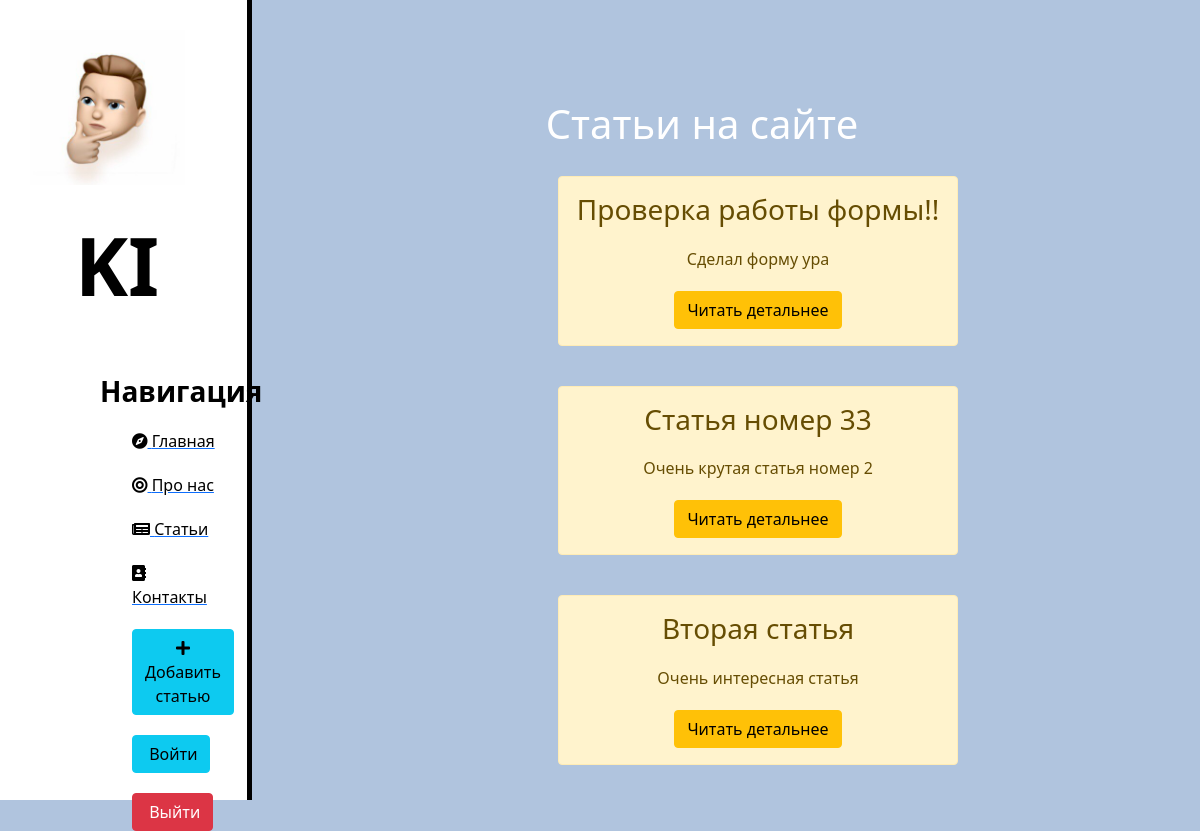
Before: /news/ with the older database file.
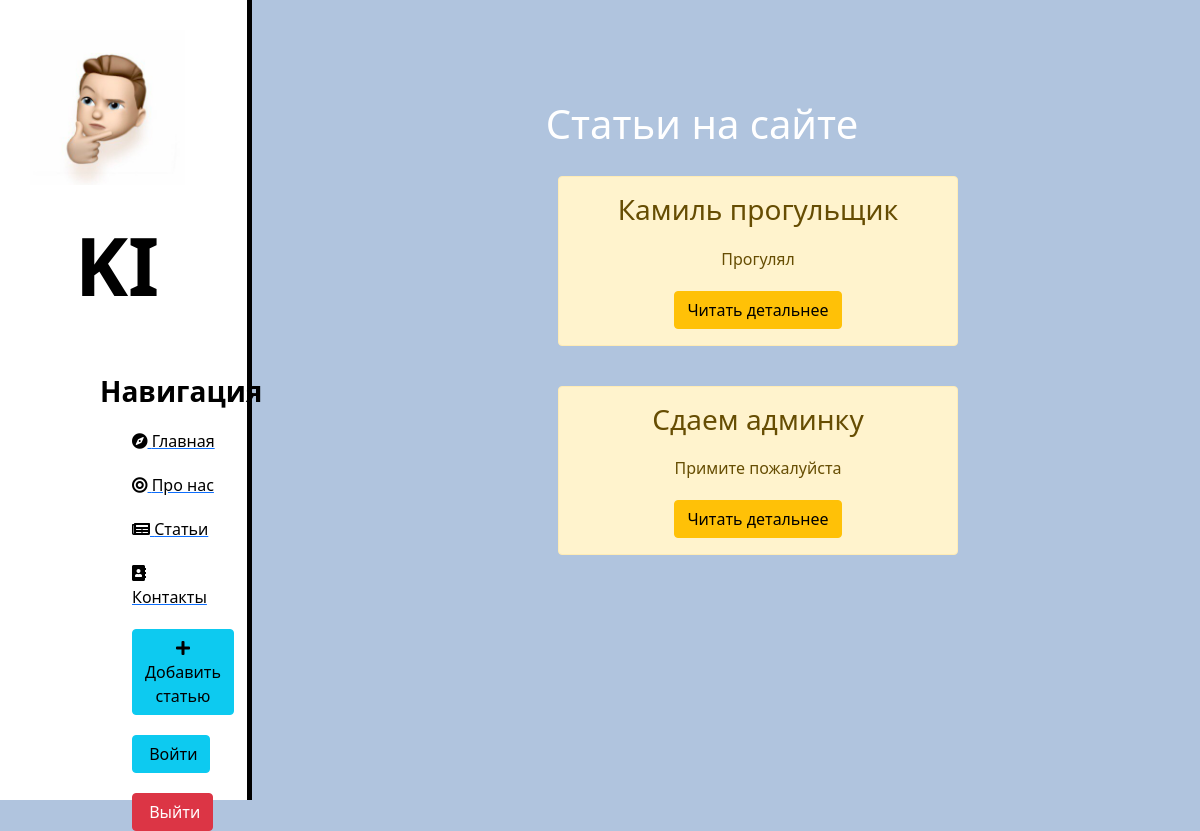
After: the same page with the newer database file.
### news/models.py (models this page shows, shortened)
class Articles(models.Model):
    title = models.CharField('Название', max_length=50)
    anons = models.CharField('Анонс', max_length=250)
    full_text = models.TextField('Статья')
    date = models.DateTimeField('Дата публикации')
    owner = models.ForeignKey('auth.User', related_name='posts', on_delete=models.CASCADE, null=True)
    class Meta:
        verbose_name = 'Новость'
        verbose_name_plural = 'Новости'

### news/views.py (the view)
# urls.py: path('', views.news_home, name='news_home'),
def news_home(request):
    news = Articles.objects.order_by('-date')
    return render(request, 'news/news_home.html', {'news': news})

### news/templates/news/news_home.html (shortened to what this page needs)
{% extends 'main/layout.html' %}
{% block content %}
    <div class="features">
        <h1>Статьи на сайте</h1>
        {% if  news %}
            {% for el in news %}
                <div class="alert alert-warning">
                    <h3>{{ el.title }}</h3>
                    <p>{{ el.anons }}</p>
                    <a href="{% url 'news-detail' el.id %}" class="btn btn-warning">Читать детальнее</a>
                </div>
            {% endfor %}
        {% else %}
            <p>На сайте не статей</p>
        {% endif %}
    </div>
{% endblock %}

### main/templates/main/layout.html (shortened to what this page needs)
{% load static %}
<!DOCTYPE html>
<html lang="en">
<head>
    <link rel="stylesheet" href="https://cdn.jsdelivr.net/npm/bootstrap@5.1.3/dist/css/bootstrap.min.css">
    <link rel="stylesheet" href="{% static 'main/css/main.css' %}">
    <link rel="stylesheet" href="https://use.fontawesome.com/releases/v5.8.2/css/all.css">
</head>
<body>
    <aside>
        <img src="{% static 'main/img/face.jpg' %}" alt="Лого">
        <span class="logo">KI</span>
        <h3>Навигация</h3>
        <ul>
            <a href="{% url 'home' %}"><li><i class="fas fa-compass"></i> Главная</li></a>
            <a href="{% url 'about' %}"><li><i class="fas fa-bullseye"></i> Про нас</li></a>
            <a href="{% url 'news_home' %}"><li><i class="fas fa-newspaper"></i> Статьи</li></a>
            <a href="{% url 'create' %}"><li><i class="fas fa-address-book"></i> Контакты</li></a>
            <a href="{% url 'create' %}"><li><button class="btn btn-info"><i class="fas fa-plus"></i> Добавить статью</button></li></a>
            <a href="{% url 'login' %}"><li><button class="btn btn-info"> Войти</button></li></a>
            <a href="{% url 'logout' %}?next={{request.path}}"><li><button class="btn btn-danger"> Выйти</button></li></a>
        </ul>
    </aside>
    <main>
        {% block content %}
        {% endblock %}
    </main>
</body>
</html>

### main/static/main/css/main.css (style rules this page uses)
body { background: #B0C4DE; }
aside { float: left; background: #FFFFFF; width: 21%; padding: 2.5%; height: 100vh; color: #000000; border-right: 5px solid #000000; }
aside img { width: 155px; float: left; }
aside .logo { font-size: 80px; margin-left: 45px; font-weight: bold; position: relative; top: 20px; }
aside h3 { margin-top: 70px; font-size: 28px; margin-left: 70px; font-weight: bold; }
aside ul { list-style: none }
aside ul li { color: #000000; display: block; margin-top: 20px; margin-left: 70px; transition: transform .6s ease; }
main .features { float: left; color: #fff; margin-top: 100px; text-align: center; width: 75%; }
main .features h1 { front-size: 50px; }
main .features p { max-width: 400px; margin: 20px auto }
.alert-warning { float: left; clear: both; width: 400px; margin: 20px 34%; text-align: center; }

Changed rows visible on the page:
removed Articles: title "Проверка работы формы!!", anons "Сделал форму ура"
removed Articles: title "Статья номер 33", anons "Очень крутая статья номер 2"
removed Articles: title "Вторая статья", anons "Очень интересная статья"
added Articles: title "Камиль прогульщик", anons "Прогулял"
added Articles: title "Сдаем админку", anons "Примите пожалуйста"
